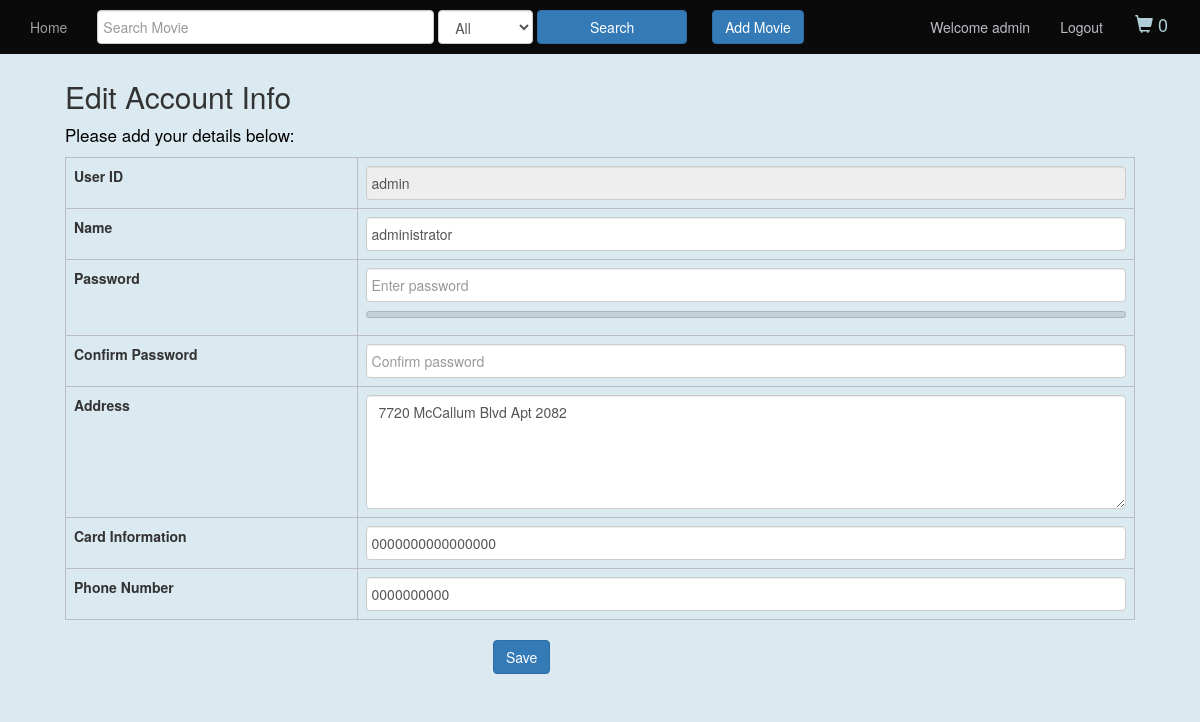
Page /signup_page.php (signed in) on the earlier database version.
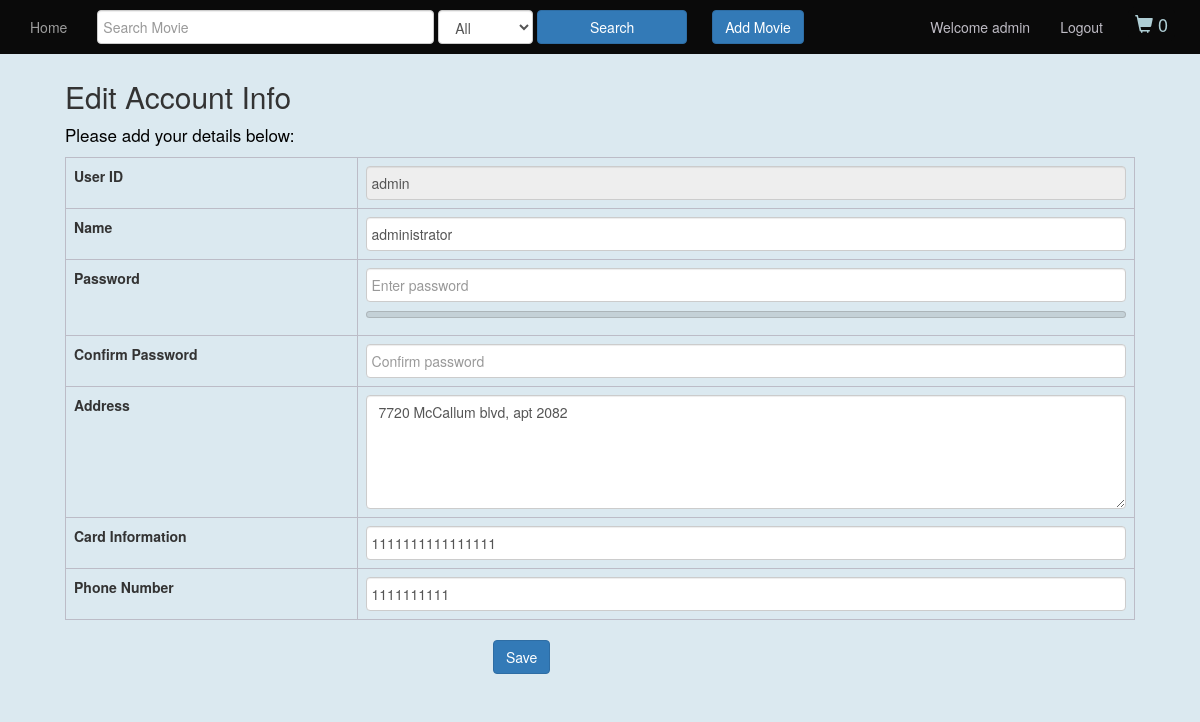
Same page on the later database version.
### tables this page shows
CREATE TABLE `users` (
  `user_id` varchar(100) NOT NULL,
  `name` varchar(100) NOT NULL,
  `password` varchar(255) NOT NULL,
  `address` varchar(1000) NOT NULL,
  `card_info` char(16) NOT NULL,
  `phone` char(10) NOT NULL
);

### signup_page.php (the view, shortened to what this page needs)
<?php
    if(isset($_SESSION["user_id"]) && $_SESSION["user_id"] != "guest") {
        $user=$_SESSION["user_id"];
        $servername = "localhost";
        $username = "root";
        $password = "root";
        $db = "onlinemoviestore";
        $conn = mysqli_connect($servername, $username, $password, $db);
        $query="select * from users where user_id='".$user."'";
	      $result = mysqli_query($conn,$query);
        $row = mysqli_fetch_array($result);
        $name=$row['name'];
        $address=$row['address'];
        $card_info=$row['card_info'];
        $phone=$row['phone'];
	}
?>
<!DOCTYPE html>
<html>
  <head>
    <link href="//maxcdn.bootstrapcdn.com/bootstrap/3.3.0/css/bootstrap.min.css", rel="stylesheet">
    <link href="css/style.css" rel="stylesheet">
    <link href="css/admin.css" rel="stylesheet">
    <link href="css/signup.css" rel="stylesheet" >
    <link href="css/login.css" rel="stylesheet">
  </head>
  <body>
    <?php require('nav_bar.php');?>
    <div class="container detail">
      <h2><?php if ($user == ""){echo "Create New Account";} else{ echo "Edit Account Info";}?></h2>
      <p>Please add your details below:</p>
      <form id="signupDetails" method="POST" onsubmit="return false">
          <table id="signupInfo" class="table table-bordered">
              <tbody>
                  <tr>
                      <td>User ID</td>
                      <td><input class="form-control" type="text" name="userid" id="userid" placeholder="Enter userid" <?php if ($user != "") { echo 'value="'.$user.'"  disabled';} ?> required/></td>
                  </tr>
                  <tr>
                      <td>Name</td>
                      <td><input type="text" class="form-control" name="name" id="name" placeholder="Enter name" value='<?php  echo $name ?>' required></td>
                  </tr>
                  <tr>
                    <td>Password</td>
                    <td>
                        <input type="password"  class="form-control" name="password" id="password" placeholder="Enter password" value='' required>
                        <meter max="4" id="password-strength-meter"></meter>
                    </td>
                  </tr>
                  <tr>
                    <td>Confirm Password</td>
                    <td>
                        <input type="password"  class="form-control" name="cnfPassword" id="cnfPassword" placeholder="Confirm password" value='' required>
                    </td>
                  </tr>
                  <tr>
                      <td>Address</td>
                      <td><textarea class="form-control" rows="5" name="address" id="address" placeholder="Enter address details" required><?php  echo $address?></textarea></td>
                  </tr>
                  <tr>
                      <td>Card Information</td>
                      <td><input type="text" class="form-control" name="card_info" id="card_info"  maxlength="16" placeholder="Enter card number" value='<?php  echo $card_info?>' required></td>
                  </tr>
                  <tr>
                      <td>Phone Number</td>
                      <td><input type="text" class="form-control" name="phonenumber" id="phonenumber" maxlength="10" placeholder="Enter phone number" value='<?php  echo $phone?>' required></td>
                  </tr>
              </tbody>
          </table>
          <div class="save">
              <input id='btnSave' name='btnSave' type = 'submit' class='btn btn-primary' value='<?php if ($user == ""){ echo "Sign up";} else{echo "Save";}?>'></button>
          </div>
      </form>
    </div>
  <body>
</html>

### nav_bar.php (shortened to what this page needs)
<?php
    $user_id=$_SESSION["user_id"];
?>
<nav class='navbar navbar-inverse navbar-fixed-top'>
    <div class='container-fluid'>
        <ul id='nav' class='nav navbar-nav'>
            <li id='home'><a href='home.php'>Home</a></li>
            <li>
                <form method = 'GET' class='navbar-form navbar-right' action='search_result.php'>
                    <div class='form-group'>
                        <input type = 'text' class='form-control' name = 'search' placeholder = 'Search Movie' size='40' required/>
                        <select id='criteria' name='criteria' class="form-control">
                            <option value='all'>All</option>
                        </select>
                        <button type = 'submit' class='btn btn-primary' style = 'width: 150px'>Search</button>
                    </div>
                </form>
            </li>
            <?php
                if ($user_id == "admin") {
                    echo ("<li><div id='addMovie' class='adminButton'><button id='addBtn' type ='button' class='btn btn-primary'>Add Movie</button></div></li>");
                }
            ?>
        </ul>
        <ul class="nav navbar-nav navbar-right">
            <?php
                echo ("<li><a href='signup_page.php'> Welcome " .$user_id."</a></li>");
                if ($user_id != "" && $user_id != "guest") {
                    echo ("<li id='login'><a href='logout.php'>Logout</a></li>");
                }
                else {
                    echo ("<li id='login'><a href='#' data-toggle='modal' data-target='#login-modal'><span class='glyphicon glyphicon-log-in'></span>&nbsp;Login</a></li><li id='signup'><a href='signup_page.php'><span class='glyphicon glyphicon-user'></span>&nbsp;Sign Up</a></li>");
                }
            ?>
            <li id='cart'>
                <a href="cart.php" class="btn btn-info btn-lg">
                    <span class="glyphicon glyphicon-shopping-cart"></span> <?php require('num_cart.php');?>
                </a>
            </li>
        </ul>
    </div>
</nav>

### num_cart.php (shortened to what this page needs)
 <?php
    $count=0;
    echo $count;
?>

### css/style.css (style rules this page uses)
body { background-color: #10171b; }
nav.navbar.navbar-inverse { background-color: rgba(10, 10, 10, 1); width: 100%; border: 0; padding-top: 2px; padding-bottom: 2px; padding-right: 20px; }
ul.nav.navbar-nav li { height: auto; }
ul.nav.navbar-nav.navbar-right li a { color: #bfbcc5; }
ul.nav.navbar-nav li#cart a { padding: 6px; height: auto; margin-top: 5px; margin-right: 5px; margin-left: 10px; color: #afced5; background-color: rgba(10, 10, 10, 1); border-color: rgba(10, 10, 10, 1); }
input[type="number"], textarea { background-color : #e0eaea; color: black; border-radius: 5px; }
div.adminButton { margin-top: 18px; text-align: center; }
div#addMovie.adminButton { margin-top: 8px; margin-left: 25px; }
div#addMovie.adminButton button { color: #fff; }

### css/admin.css (style rules this page uses)
body { height: 100%; background-color: #dbe9f0; }
div.detail { padding-left: 50px; padding-right: 50px; margin-top: 60px; }
p { color: black; font-size:17px; }
.table-bordered > tbody > tr > td, .table-bordered > tbody > tr > th, .table-bordered > tfoot > tr > td, .table-bordered , .table-bordered > thead > tr > td, .table-bordered > thead > tr > th { border: 1px solid #bcbcc7; }
div.save { padding-left: 40%; margin-bottom: 20px; }
nav.navbar.navbar-inverse { background-color: rgba(10, 10, 10, 1); width: 100%; border: 0; padding-top: 2px; padding-bottom: 2px; padding-right: 20px; }
ul.nav.navbar-nav li { height: auto; }
ul.nav.navbar-nav li#cart a { padding: 6px; height: auto; margin-top: 5px; margin-right: 5px; margin-left: 10px; color: #afced5; background-color: rgba(10, 10, 10, 1); border-color: rgba(10, 10, 10, 1); }
div#addMovie.adminButton { margin-top: 8px; margin-left: 25px; }

### css/signup.css (style rules this page uses)
meter { -webkit-appearance: meter; -moz-appearance: none; width: 100%; height: 1em; }
table#signupInfo tbody tr td:nth-child(1) { width:15%; font-weight: bold; }
table#signupInfo tbody tr td:nth-child(2) { width: 40%; }
input.form-control { padding-left: 5px; }
div.container.detail { margin-top: 60px; }
nav.navbar.navbar-inverse { background-color: rgba(10, 10, 10, 1); width: 100%; border: 0; padding-top: 2px; padding-bottom: 2px; padding-right: 20px; }
ul.nav.navbar-nav li { height: auto; }
ul.nav.navbar-nav.navbar-right li a { color: #bfbcc5; }

Differences in the rows shown:
changed users "administrator": address "7720 McCallum Blvd Apt 2082" → "7720 McCallum blvd, apt 2082"; card_info "0000000000000000" → "1111111111111111"; phonenumber "0000000000" → "1111111111"
